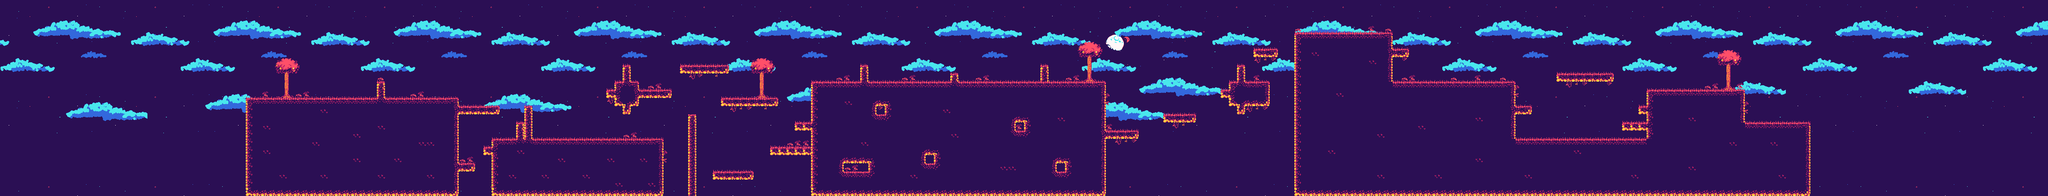

This game map was drawn from its Tiled (.tmx) file and the tilesets committed beside it. A one-line description and the trimmed map source follow:
An orthogonal 250x24 tile map with 16x16 px tiles, 6 tile layers (background, clouds, checkpoint, decoration, ...), 3 tilesets.

<map version="1.5" tiledversion="1.7.2" orientation="orthogonal" renderorder="right-down" width="250" height="24" tilewidth="16" tileheight="16" infinite="0" nextlayerid="7" nextobjectid="1">
 <tileset firstgid="1" source="Tileset_night.tsx" />
 <tileset firstgid="339" source="background_sky.tsx" />
 <tileset firstgid="581" source="clouds.tsx" />
 <layer id="3" name="background" width="250" height="24">
  <data>[6000 cells, 6000 non-empty, 242 distinct tile ids]</data>
 </layer>
 <layer id="4" name="clouds" width="250" height="24">
  <data>[6000 cells, 2039 non-empty, 187 distinct tile ids]</data>
 </layer>
 <layer id="6" name="checkpoint" width="250" height="24">
  <data>[6000 cells, 14 non-empty, 14 distinct tile ids]</data>
 </layer>
 <layer id="5" name="decoration" width="250" height="24">
  <data>[6000 cells, 129 non-empty, 27 distinct tile ids]</data>
 </layer>
 <layer id="2" name="grass" width="250" height="24">
  <data>[6000 cells, 219 non-empty, 2 distinct tile ids]</data>
 </layer>
 <layer id="1" name="landscape" width="250" height="24">
  <data>[6000 cells, 1876 non-empty, 38 distinct tile ids]</data>
 </layer>
</map>